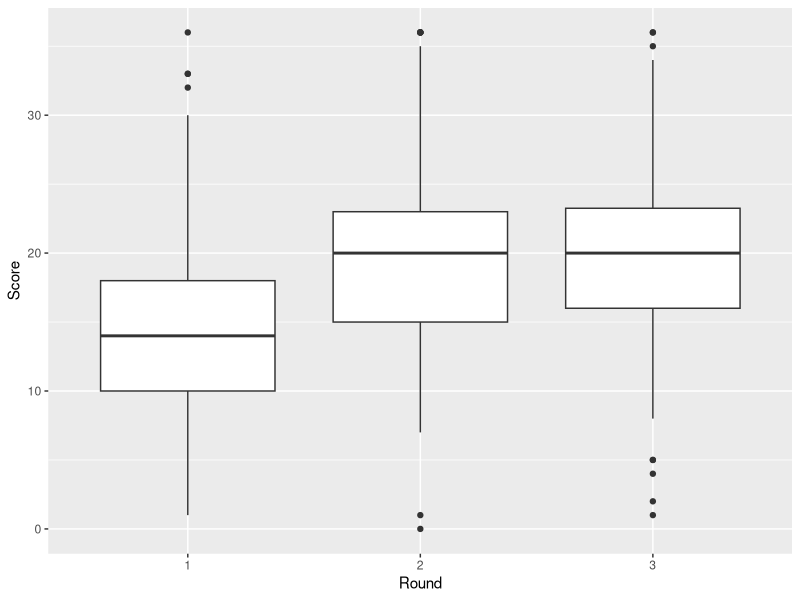

Here is the R script that generated this plot:
# load packages -----------------------------------------------------------


## Package names
packages <- c("readr", "tidyverse")

## Install packages not yet installed
installed_packages <- packages %in% rownames(installed.packages())
if (any(installed_packages == FALSE)) {
  install.packages(packages[!installed_packages])
}

## Packages loading
invisible(lapply(packages, library, character.only = TRUE))

# load data ---------------------------------------------------------------

clean <- read_csv("pilot/data/clean.csv")


# secondary hypothesis 2: performance across rounds  ----------------------

round_scores <- clean %>% pivot_longer(cols = starts_with("round"), names_to = "round",
                                       values_to = "score",  names_pattern = "round_(.)_score") %>% select(id, round, score)

Scores_across_rounds1plot <- ggplot(round_scores, aes(round, score))
Scores_across_rounds1plot + geom_boxplot() + labs(x = "Round", y = "Score")